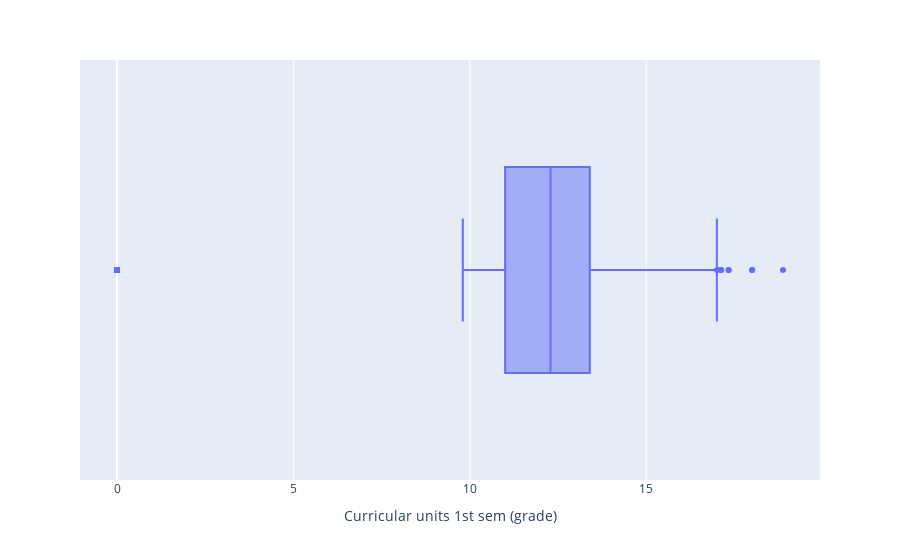

Notebook code cell kept with this figure:
### Code cell
curriculum_credits_1st_hist = px.box(df, x = "Curricular units 1st sem (grade)")
curriculum_credits_1st_hist.show()

### Figure 1 — Plotly figure (JSON) as saved in the notebook; plotly's stock layout.template omitted (floating-point values rounded to 4 significant figures; data arrays with more than 128 entries replaced by an {"elided": "..."} marker saying what was removed)
{"data": [{"alignmentgroup": "True", "hovertemplate": "Curricular units 1st sem (grade)=%{x}<extra></extra>", "legendgroup": "", "marker": {"color": "#636efa"}, "name": "", "notched": false, "offsetgroup": "", "orientation": "h", "showlegend": false, "type": "box", "x": {"elided": "4424 float values"}, "x0": " ", "xaxis": "x", "y0": " ", "yaxis": "y"}], "layout": {"boxmode": "group", "legend": {"tracegroupgap": 0}, "margin": {"t": 60}, "xaxis": {"anchor": "y", "domain": [0, 1], "title": {"text": "Curricular units 1st sem (grade)"}}, "yaxis": {"anchor": "x", "domain": [0, 1]}}}
